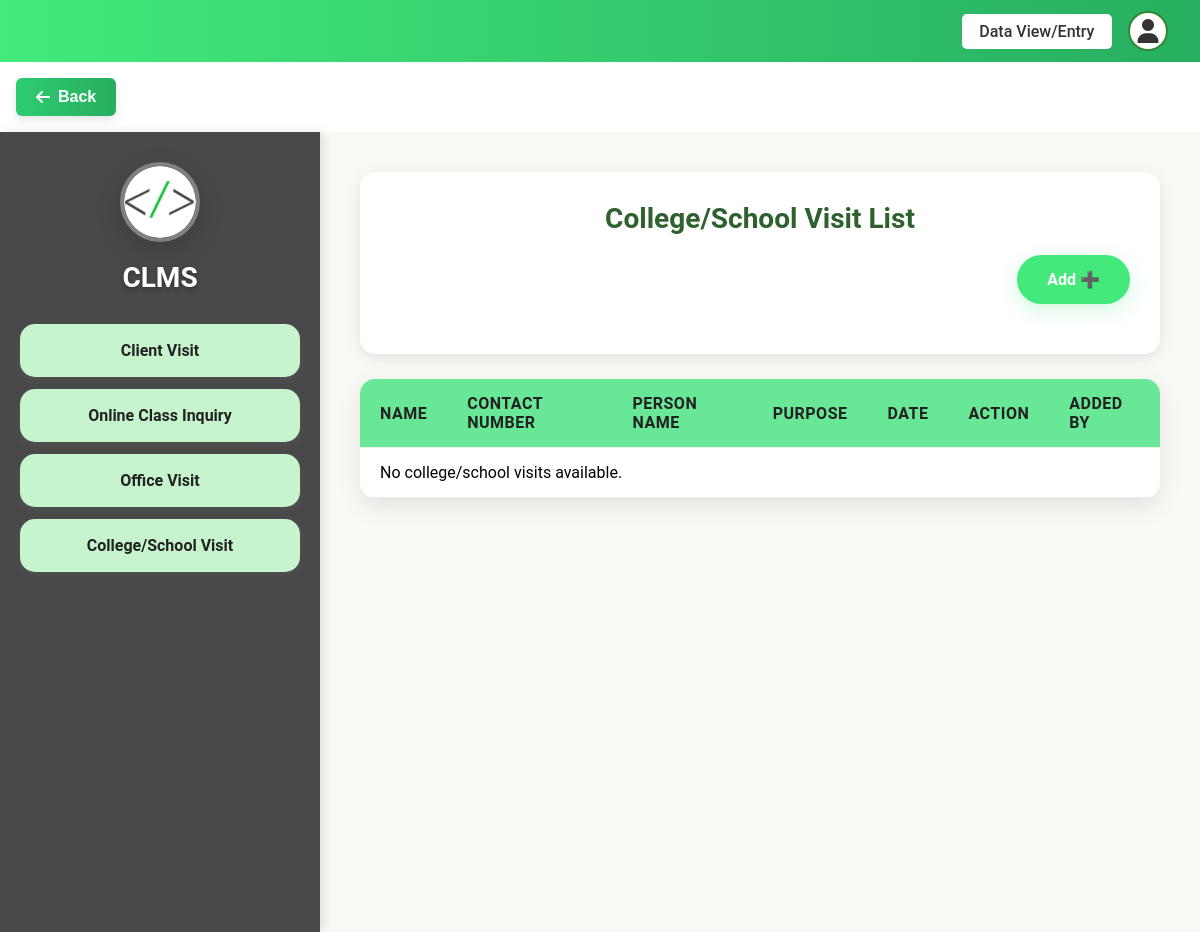
/add-dashboard/college-visit/list/ (signed in), run on an earlier commit of the app's database.
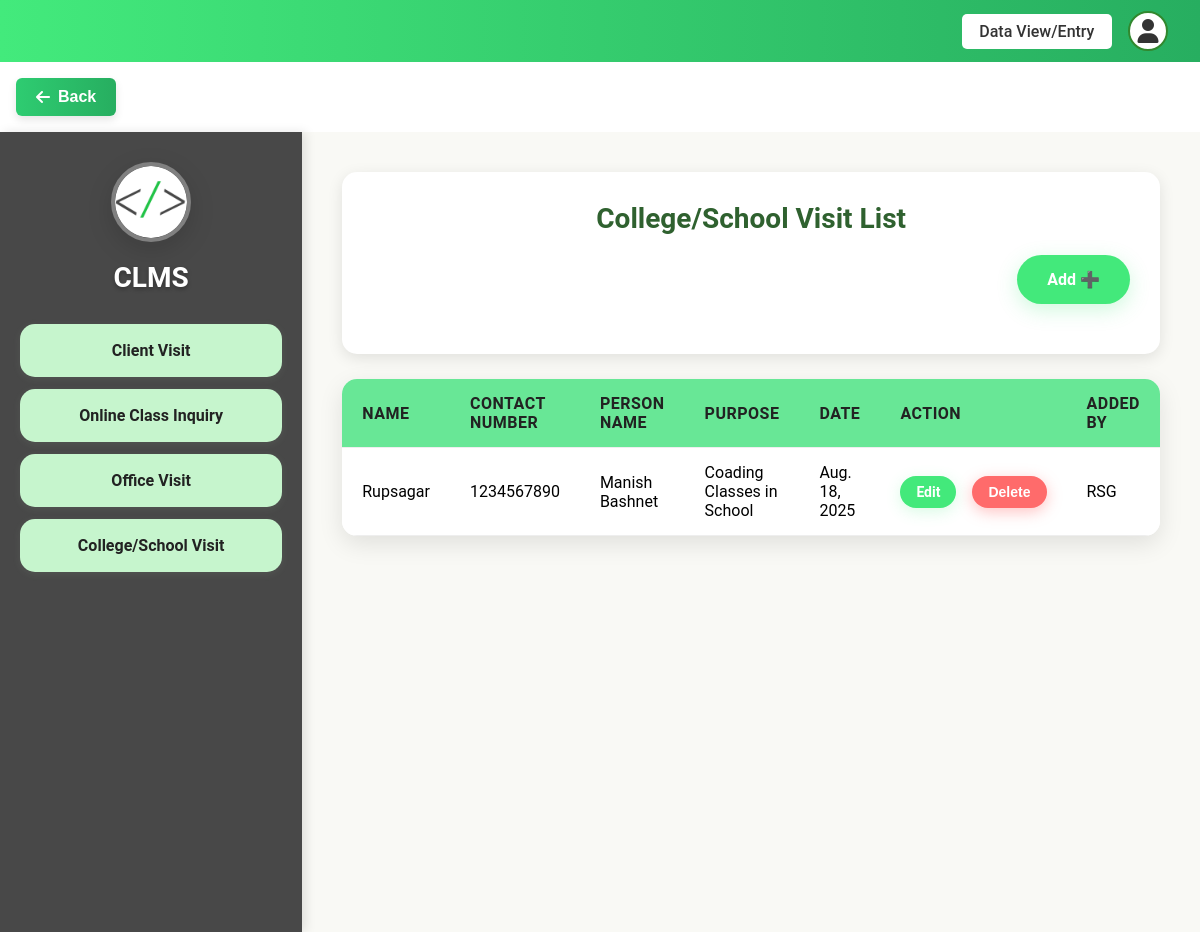
And on a later commit of the database.
### staff/models.py (models this page shows, shortened)
class CollegeVisit(models.Model):
    user = models.ForeignKey(User, on_delete=models.CASCADE)
    name = models.CharField(max_length=100)
    contact = models.CharField(max_length=20)
    person_name = models.CharField(max_length=100)
    purpose = models.CharField(max_length=255)
    date = models.DateField()

### staff/views.py (the view)
# urls.py: path('college-visit/list/', views.college_visit_list, name='college_visit_list'),
@login_required
def college_visit_list(request):
    if request.user.is_superuser:
        college_visits = CollegeVisit.objects.all().order_by('-id')
        staff_filter = request.GET.get('staff')
        if staff_filter and staff_filter != 'all':
            college_visits = college_visits.filter(user_id=staff_filter)
        start_date = request.GET.get('start_date')
        end_date = request.GET.get('end_date')
        if start_date:
            try:
                start_date = datetime.strptime(start_date, '%Y-%m-%d').date()
                college_visits = college_visits.filter(date__gte=start_date)
            except ValueError:
                pass
        if end_date:
            try:
                end_date = datetime.strptime(end_date, '%Y-%m-%d').date()
                college_visits = college_visits.filter(date__lte=end_date)
            except ValueError:
                pass
        staff_users = User.objects.filter(is_staff=True).order_by('username')
    else:
        college_visits = CollegeVisit.objects.filter(user=request.user).order_by('-id')
        staff_users = None
    paginator = Paginator(college_visits, 5)  # Show 5 items per page
    page = request.GET.get('page')
    try:
        college_visits = paginator.page(page)
    except PageNotAnInteger:
        college_visits = paginator.page(1)
    except EmptyPage:
        college_visits = paginator.page(paginator.num_pages)
    return render(request, 'pages/staff/College_SchoolVisit.html', {
        'college_visits': college_visits,
        'staff_users': staff_users,
        'current_filters': {
            'staff': request.GET.get('staff', ''),
            'start_date': request.GET.get('start_date', ''),
            'end_date': request.GET.get('end_date', ''),
        }
    })

### templates/pages/staff/College_SchoolVisit.html (shortened to what this page needs)
{% load static %}
<!DOCTYPE html>
<html lang="en">
<head>
  <link rel="stylesheet" href="{% static 'css/Visit.css' %}?">
  <link rel="stylesheet" href="{% static 'css/dltvisit.css' %}">
</head>
{% include "layouts/header.html" %}
<body>
  <div class="container">
    <div class="sidebar">
      <div class="logo">
        <a href="{% url 'add_dashboard' %}">
         <img src="{% static 'assets/favicon.png' %}" alt="Logo">
        </a>
      </div>
      <h2>CLMS</h2>
      <ul>
        <li><a href="{% url 'client_visit_list' %}">Client Visit</a></li>
        <li><a href="{% url 'online_class_list' %}">Online Class Inquiry</a></li>
        <li><a href="{% url 'office_visit_list' %}">Office Visit</a></li>
        <li><a href="{% url 'college_visit_list' %}">College/School Visit</a></li>
      </ul>
    </div>
    <div class="main-content">
      <div class="header">
        <h2>College/School Visit List</h2>
        <div class="header-controls">
          <a href="{% url 'add_dashboard' %}" class="add-btn">Add ➕</a>
        </div>
      </div>
      <table>
        <thead>
          <tr>
            <th>Name</th>
            <th>Contact number</th>
            <th>Person Name</th>
            <th>Purpose</th>
            <th>Date</th>
            <th>Action</th>
            <th>Added By</th>
          </tr>
        </thead>
        <tbody>
          {% for visit in college_visits %}
          <tr class="{% cycle 'white-row' 'green-row' %}">
            <td>{{ visit.name }}</td>
            <td>{{ visit.contact }}</td>
            <td>{{ visit.person_name }}</td>
            <td>{{ visit.purpose }}</td>
            <td>{{ visit.date }}</td>
            <td>
              <div class="action-buttons">
                <a href="{% url 'edit_college' visit.id %}" class="edit-btn">Edit</a>
                <button class="delete-btn" onclick="showCollegeVisitDeleteConfirmation('{{ visit.id }}', '{{ visit.name }}')">Delete</button>
              </div>
            </td>
            <td>{{ visit.user.username }}</td>
          </tr>
          {% empty %}
          <tr>
            <td colspan="7">No college/school visits available.</td>
          </tr>
          {% endfor %}
        </tbody>
      </table>
    </div>
  </div>
</body>
</html>

What changed in the data, as far as the page shows it:
added CollegeVisit: name "Rupsagar", contact "1234567890", person_name "Manish Bashnet", purpose "Coading Classes in School", date "Aug. 18, 2025", user.username "RSG"
Also different on the page:
text no longer shown: "No college/school visits available."
